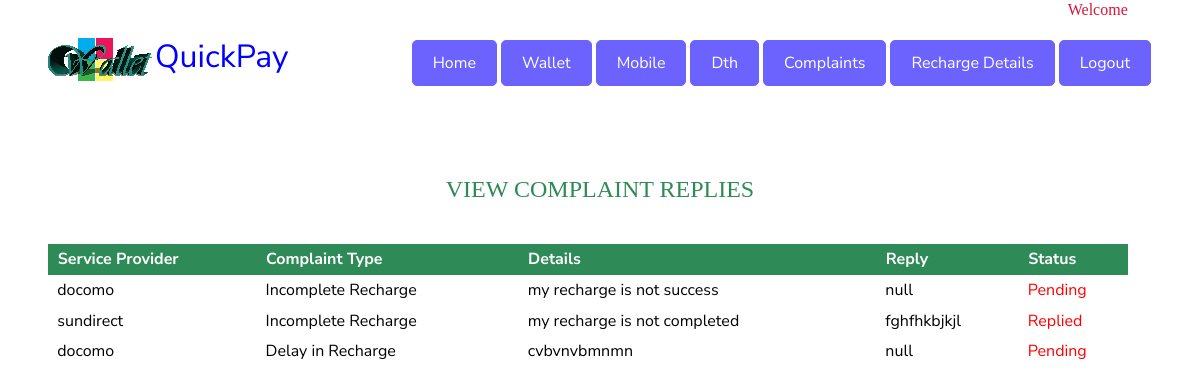
The app's page /comreply/jyothi@gmail.com, older data.
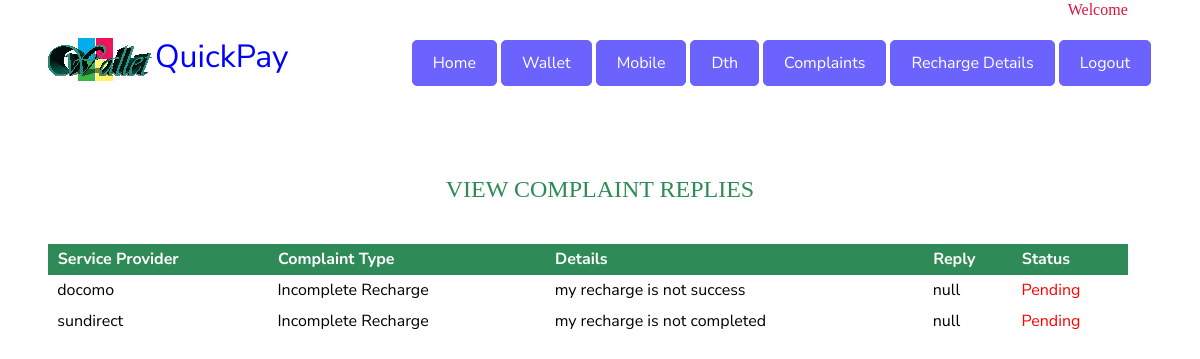
The same page, newer data.
### login/models.py (models this page shows, shortened)
class complaints(models.Model):
    uname=models.CharField(max_length=100)
    spname =models.CharField(max_length=100)
    name=models.CharField(max_length=100)
    complaint = models.CharField(max_length=100)
    details = models.TextField()
    replay = models.TextField()
    status =models.TextField()
    r_status = models.TextField()

### login/views.py (the view)
# urls.py: path('comreply/<str:uname>', views.comreply, name='comreply'),
def comreply(request,uname):
    c=complaints.objects.filter(uname=uname)
    return render(request, 'comreply.html',{'c':c})

### templates/comreply.html (shortened to what the changed rows need)
{% load static %}
<!DOCTYPE html>
<html lang="en">
  <head>
    <link rel="stylesheet" href="{% static 'css/open-iconic-bootstrap.min.css' %}">
    <link rel="stylesheet" href="{% static 'css/animate.css' %}">
    <link rel="stylesheet" href="{% static 'css/owl.carousel.min.css' %}">
    <link rel="stylesheet" href="{% static 'css/owl.theme.default.min.css' %}">
    <link rel="stylesheet" href="{% static 'css/magnific-popup.css' %}">
    <link rel="stylesheet" href="{% static 'css/aos.css' %}">
    <link rel="stylesheet" href="{% static 'css/ionicons.min.css' %}">
    <link rel="stylesheet" href="{% static 'css/bootstrap-datepicker.css' %}">
    <link rel="stylesheet" href="{% static 'css/jquery.timepicker.css' %}">
    <link rel="stylesheet" href="{% static 'css/flaticon.css' %}">
    <link rel="stylesheet" href="{% static 'css/icomoon.css' %}">
    <link rel="stylesheet" href="{% static 'css/style.css' %}">
  </head>
  <body >
	  <nav class="navbar navbar-expand-lg navbar-dark ftco_navbar bg-dark ftco-navbar-light" id="ftco-navbar">
	    <div class="container">
          <a class="navbar-brand" href="#"> <h2  style="color:blue"><i><img src="/static/images/logo.png" alt=" " /></i>QuickPay</h2></a>
	    </div>
	  </nav>
<br>
<br>
    <br><br><br>
    <h2 align="center" style="font-size:24px;font-family: Cambria, Cochin, Georgia, Times, 'Times New Roman', serif;
    color:seagreen ;">VIEW COMPLAINT REPLIES</h2>
               <section>
                             <table style="width:90%; margin-left:4%;" ><thead>
                                <BR>
                     <tr>
                    <th >&nbsp;&nbsp;Service Provider</th>
                    <th>&nbsp;&nbsp;Complaint Type</th>
                    <th >&nbsp;&nbsp;Details</th>
                    <th >&nbsp;&nbsp;Reply</th>
                    <th >&nbsp;&nbsp;Status</th>
                    </tr></thead>
                    {% for r in c %}
   <tr >
       <td style="color:black;">&nbsp;&nbsp;{{r.spname}}&nbsp;</td>
        <td style="color:black;">&nbsp;&nbsp;{{r.complaint}}&nbsp;</td>
       <td style="color:black;" >&nbsp;&nbsp;{{r.details}}&nbsp;</td>
       <td style="color:black;">&nbsp;&nbsp;{{r.replay}}&nbsp;</td>
       <td style="color: red;">&nbsp;&nbsp;{{r.status}}</td>
       </tr>
      {% endfor %}
                       </table>
                </section>
  </body>
</html>

Row changes from the older to the newer data that the page shows:
removed complaints: spname "docomo", complaint "Delay in Recharge", details "cvbvnvbmnmn", replay "null", status "Pending"
changed complaints "sundirect": replay "fghfhkbjkjl" → "null"; status "Replied" → "Pending"
